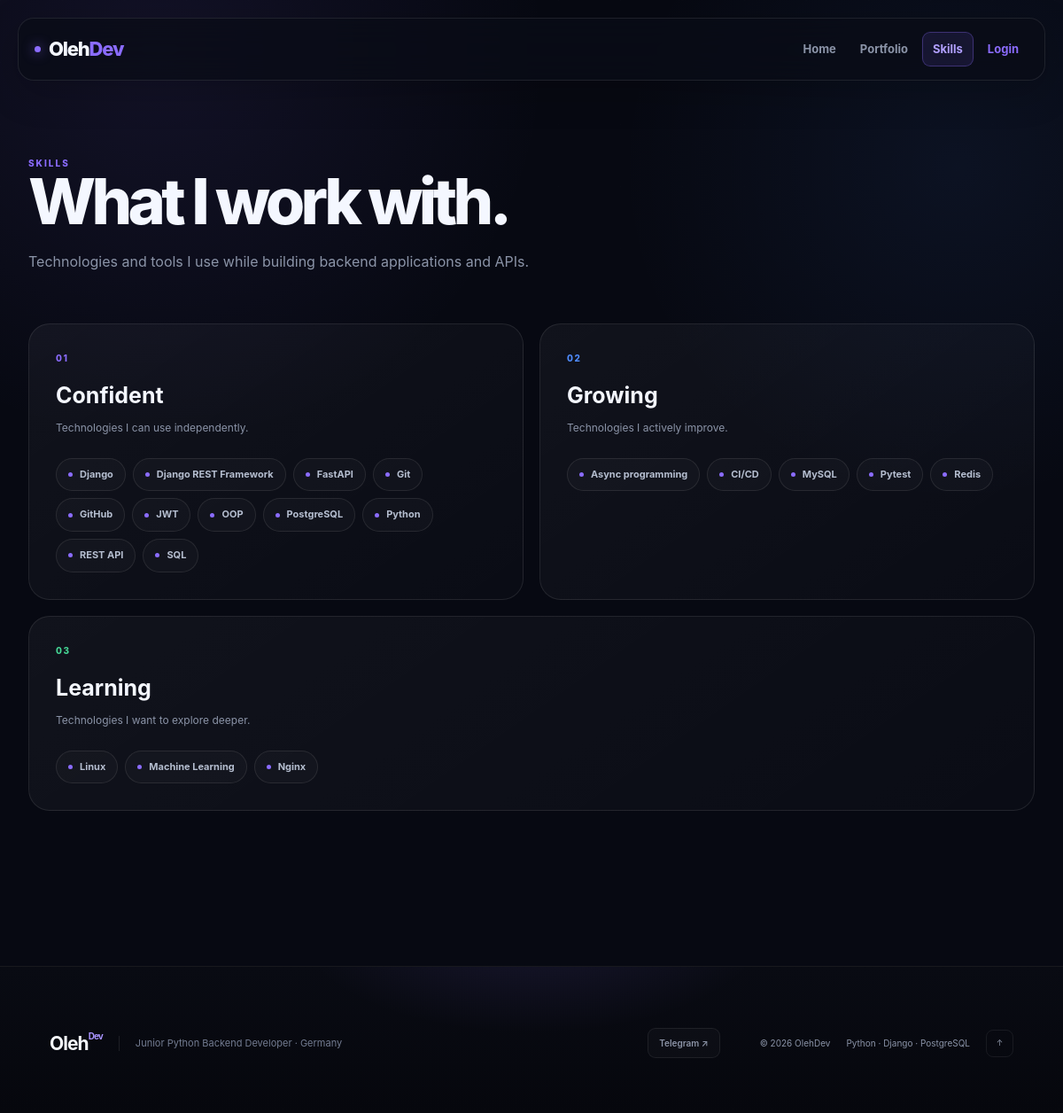
Screenshot of /skills/ with the database file from the repository.
### olehdev/models.py (models this page shows, shortened)
class Skill(models.Model):
    class SkillLevel(models.TextChoices):
        CONFIDENT = "confident", "Confident"
        GROWING = "growing", "Good, still growing"
        LEARNING = "learning", "Used, want to learn more"
    name = models.CharField(max_length=100)
    level = models.CharField(
        max_length=20,
        choices=SkillLevel.choices,
    )
    order = models.PositiveIntegerField(default=0)
    class Meta:
        ordering = ["level", "order", "name"]

### olehdev/views.py (the view)
def skills(request):
    confident_skills = Skill.objects.filter(
        level=Skill.SkillLevel.CONFIDENT
    )
    growing_skills = Skill.objects.filter(
        level=Skill.SkillLevel.GROWING
    )
    learning_skills = Skill.objects.filter(
        level=Skill.SkillLevel.LEARNING
    )
    return render(
        request,
        "public/skills.html",
        {
            "confident_skills": confident_skills,
            "growing_skills": growing_skills,
            "learning_skills": learning_skills,
        },
    )

### templates/public/skills.html (shortened to what this page needs)
{% extends "base.html" %}
{% load static %}
{% block styles %}
    <link rel="stylesheet" href="{% static 'css/public.css' %}">
{% endblock %}
{% block content %}
<section class="page-section skills-page">
    <div class="section-label">
        SKILLS
    </div>
    <div class="page-heading">
        <h1>
            What I work with.
        </h1>
        <p>
            Technologies and tools I use while building
            backend applications and APIs.
        </p>
    </div>
    <div class="skills-columns">
        <div class="skills-column">
            <div class="skills-column-header">
                <div class="skills-column-number">
                    01
                </div>
                <div class="skills-title-row">
                    <div>
                        <h2>
                            Confident
                        </h2>
                        <p>
                            Technologies I can use independently.
                        </p>
                    </div>
                </div>
            </div>
            <div class="skills-list">
                {% for skill in confident_skills %}
                    <div class="skill-item">
                        <span class="skill-item-dot"></span>
                        <span>
                            {{ skill.name }}
                        </span>
                    </div>
                {% empty %}
                    <span class="skill-empty">
                        No skills yet.
                    </span>
                {% endfor %}
            </div>
        </div>
        <div class="skills-column">
            <div class="skills-column-header">
                <div class="skills-column-number">
                    02
                </div>
                <div class="skills-title-row">
                    <div>
                        <h2>
                            Growing
                        </h2>
                        <p>
                            Technologies I actively improve.
                        </p>
                    </div>
                </div>
            </div>
            <div class="skills-list">
                {% for skill in growing_skills %}
                    <div class="skill-item">
                        <span class="skill-item-dot"></span>
                        <span>
                            {{ skill.name }}
                        </span>
                    </div>
                {% empty %}
                    <span class="skill-empty">
                        No skills yet.
                    </span>
                {% endfor %}
            </div>
        </div>
        <div class="skills-column">
            <div class="skills-column-header">
                <div class="skills-column-number">
                    03
                </div>
                <div class="skills-title-row">
                    <div>
                        <h2>
                            Learning
                        </h2>
                        <p>
                            Technologies I want to explore deeper.
                        </p>
                    </div>
                </div>
            </div>
            <div class="skills-list">
                {% for skill in learning_skills %}
                    <div class="skill-item">
                        <span class="skill-item-dot"></span>
                        <span>
                            {{ skill.name }}
                        </span>
                    </div>
                {% empty %}
                    <span class="skill-empty">
                        No skills yet.
                    </span>
                {% endfor %}
            </div>
        </div>
    </div>
</section>
{% endblock %}

### static/css/public.css (style rules this page uses)
:root { --public-bg: #070912; --public-bg-soft: #0b0e19; --public-surface: #101522; --public-surface-soft: #151b2a; --public-dark: #f4f7ff; --public-text: #e9edf7; --public-muted: #8b94a8; --public-muted-light: #b5bed0; --public-purple: #8b6cff; --public-purple-dark: #6d4ff0; --public-blue: #4f8cff; --public-cyan: #5ed8ff; --public-success: #45d695; --public-danger: #ff6575; --public-yellow: #f5c85b; --public-border: rgba(255, 255, 255, 0.09); --public-border-strong: rgba(255, 255, 255, 0.15); --public-shadow: 0 25px 80px rgba(0, 0, 0, 0.28); --public-shadow-large: 0 40px 120px rgba(0, 0, 0, 0.42); --public-radius-sm: 10px; --public-radius-md: 16px; --public-radius-lg: 24px; --public-radius-xl: 32px; --public-container: 1240px; }
* { box-sizing: border-box; margin: 0; padding: 0; }
html { scroll-behavior: smooth; }
body { min-height: 100vh; display: flex; flex-direction: column; overflow-x: hidden; background: radial-gradient( circle at 15% 5%, rgba(139, 108, 255, 0.09), transparent 28% ), radial-gradient( circle at 90% 15%, rgba(79, 140, 255, 0.07), transparent 25% ), var(--public-bg); color: var(--public-text); font-family: Inter, "DM Sans", Arial, sans-serif; line-height: 1.6; -webkit-font-smoothing: antialiased; text-rendering: optimizeLegibility; }
body::before { content: ""; position: fixed; z-index: -1; inset: 0; pointer-events: none; opacity: 0.3; background-image: linear-gradient( rgba(255, 255, 255, 0.025) 1px, transparent 1px ), linear-gradient( 90deg, rgba(255, 255, 255, 0.025) 1px, transparent 1px ); background-size: 70px 70px; mask-image: linear-gradient(to bottom, black, transparent 85%); }
.section-kicker, .section-label { display: block; color: var(--public-purple); font-size: 10px; font-weight: 850; letter-spacing: 0.2em; text-transform: uppercase; }
.page-section { width: 100%; max-width: var(--public-container); margin: 0 auto; padding: 85px 32px 115px; }
.page-heading { max-width: 820px; margin-bottom: 55px; }
.page-heading h1 { margin-bottom: 20px; color: var(--public-dark); font-size: clamp(46px, 6vw, 78px); font-weight: 820; line-height: 0.96; letter-spacing: -0.065em; }
.page-heading p { max-width: 680px; color: var(--public-muted); font-size: 16px; line-height: 1.8; }
.skills-columns { display: grid; grid-template-columns: repeat(2, minmax(0, 1fr)); gap: 18px; }
.skills-column { padding: 30px; border: 1px solid var(--public-border); border-radius: var(--public-radius-lg); background: linear-gradient( 145deg, rgba(255, 255, 255, 0.045), rgba(255, 255, 255, 0.015) ); transition: 0.25s ease; }
.skills-column:last-child { grid-column: 1 / -1; }
.skills-column-header { margin-bottom: 25px; }
.skills-column-number { margin-bottom: 14px; color: var(--public-purple); font-size: 10px; font-weight: 850; letter-spacing: 0.15em; }
.skills-column:nth-child(2) .skills-column-number { color: var(--public-blue); }
.skills-column:nth-child(3) .skills-column-number { color: var(--public-success); }
.skills-title-row { display: flex; align-items: flex-start; justify-content: space-between; gap: 20px; }
.skills-column h2 { margin-bottom: 7px; color: var(--public-dark); font-size: 25px; }
.skills-column-header p { color: var(--public-muted); font-size: 12px; }
.skills-list { display: flex; flex-wrap: wrap; gap: 8px; }
.skill-item { display: inline-flex; align-items: center; gap: 8px; padding: 9px 13px; border: 1px solid var(--public-border); border-radius: 999px; background: rgba(255, 255, 255, 0.025); color: var(--public-muted-light); font-size: 11px; font-weight: 700; transition: 0.2s ease; }
.skill-item-dot { width: 5px; height: 5px; border-radius: 50%; background: var(--public-purple); }

### rows the page displays
Skill: name "Django"
Skill: name "Django REST Framework"
Skill: name "FastAPI"
Skill: name "Git"
Skill: name "GitHub"
Skill: name "JWT"
Skill: name "OOP"
Skill: name "PostgreSQL"
Skill: name "Python"
Skill: name "REST API"
Skill: name "SQL"
Skill: name "Async programming"
Skill: name "CI/CD"
Skill: name "MySQL"
Skill: name "Pytest"
Skill: name "Redis"
Skill: name "Linux"
Skill: name "Machine Learning"
Skill: name "Nginx"
